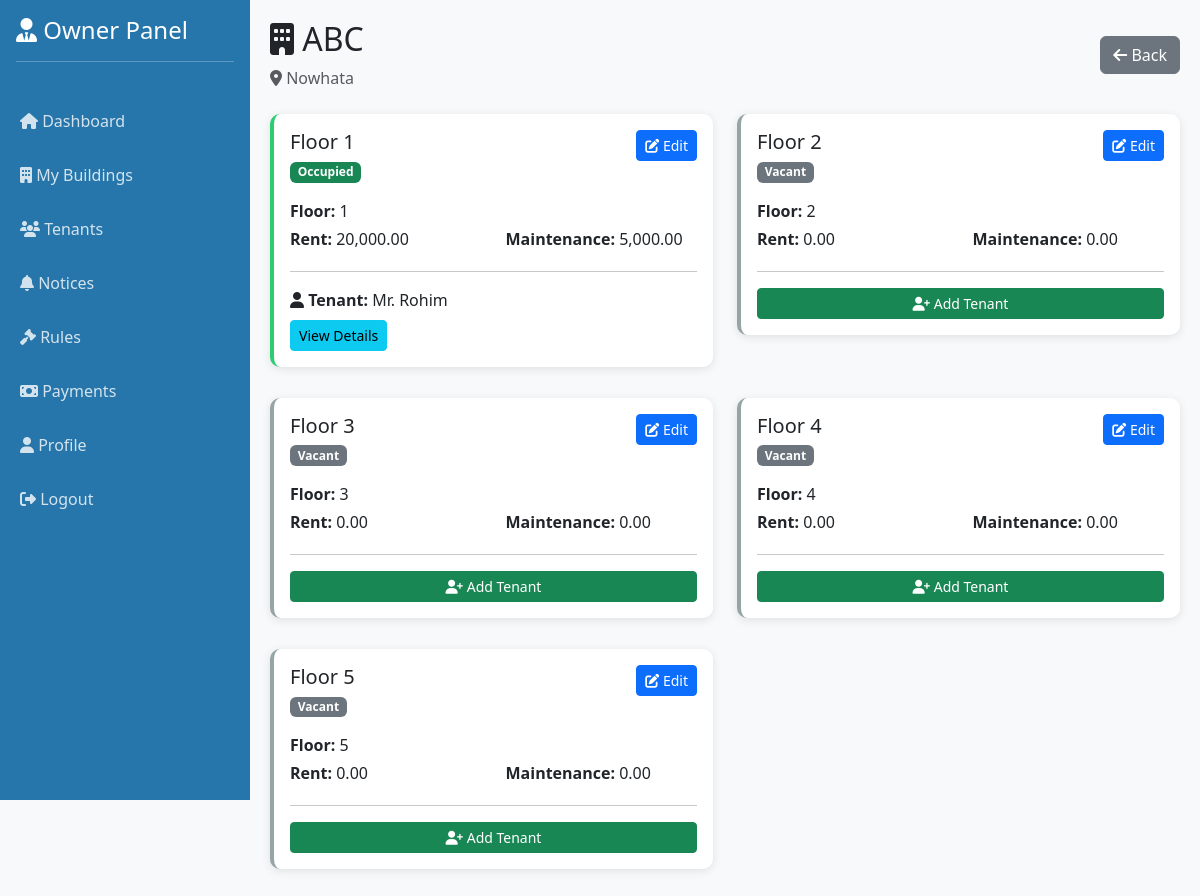
Page /owner/building_details.php?id=1 (signed in) on the committed database.
### tables this page shows
CREATE TABLE `buildings` (
  `id` int(11) NOT NULL,
  `owner_id` int(11) NOT NULL,
  `building_name` varchar(100) NOT NULL,
  `address` text NOT NULL,
  `total_floors` int(11) NOT NULL,
  `description` text,
  `created_at` timestamp NOT NULL DEFAULT CURRENT_TIMESTAMP
);

CREATE TABLE `tenants` (
  `id` int(11) NOT NULL,
  `floor_id` int(11) NOT NULL,
  `username` varchar(50) NOT NULL,
  `password` varchar(255) NOT NULL,
  `full_name` varchar(100) NOT NULL,
  `email` varchar(100) NOT NULL,
  `phone` varchar(20) DEFAULT NULL,
  `nid_number` varchar(20) DEFAULT NULL,
  `move_in_date` date DEFAULT NULL,
  `status` enum('active','inactive') DEFAULT 'active',
  `created_at` timestamp NOT NULL DEFAULT CURRENT_TIMESTAMP
);

CREATE TABLE `floors` (
  `id` int(11) NOT NULL,
  `building_id` int(11) NOT NULL,
  `floor_number` int(11) NOT NULL,
  `floor_name` varchar(50) DEFAULT NULL,
  `rent_amount` decimal(10,2) NOT NULL,
  `maintenance_fee` decimal(10,2) DEFAULT '0.00',
  `status` enum('occupied','vacant') DEFAULT 'vacant',
  `created_at` timestamp NOT NULL DEFAULT CURRENT_TIMESTAMP
);

### owner/building_details.php (the view, shortened to what this page needs)
<?php
require_once '../config.php';
$owner_id = $_SESSION['owner_id'];
$building_id = isset($_GET['id']) ? intval($_GET['id']) : 0;
$building_query = $conn->query("SELECT * FROM buildings WHERE id = $building_id AND owner_id = $owner_id");
$building = $building_query->fetch_assoc();
$floors = $conn->query("SELECT f.*, t.id as tenant_id, t.full_name as tenant_name, t.status as tenant_status FROM floors f LEFT JOIN tenants t ON f.id = t.floor_id WHERE f.building_id = $building_id ORDER BY f.floor_number");
?>
<!DOCTYPE html>
<html lang="en">
<head>
    <link href="https://cdn.jsdelivr.net/npm/bootstrap@5.3.0/dist/css/bootstrap.min.css" rel="stylesheet">
    <link rel="stylesheet" href="https://cdnjs.cloudflare.com/ajax/libs/font-awesome/6.4.0/css/all.min.css">
</head>
<body>
    <div class="sidebar">
        <div class="p-3">
            <h4><i class="fas fa-user-tie"></i> Owner Panel</h4>
            <hr>
        </div>
        <nav class="nav flex-column">
            <a class="nav-link" href="dashboard.php"><i class="fas fa-home"></i> Dashboard</a>
            <a class="nav-link active" href="buildings.php"><i class="fas fa-building"></i> My Buildings</a>
            <a class="nav-link" href="tenants.php"><i class="fas fa-users"></i> Tenants</a>
            <a class="nav-link" href="notices.php"><i class="fas fa-bell"></i> Notices</a>
            <a class="nav-link" href="rules.php"><i class="fas fa-gavel"></i> Rules</a>
            <a class="nav-link" href="payments.php"><i class="fas fa-money-bill"></i> Payments</a>
            <a class="nav-link" href="profile.php"><i class="fas fa-user"></i> Profile</a>
            <a class="nav-link" href="logout.php"><i class="fas fa-sign-out-alt"></i> Logout</a>
        </nav>
    </div>
    <div class="main-content">
        <div class="d-flex justify-content-between align-items-center mb-4">
            <div>
                <h2><i class="fas fa-building"></i> <?php echo htmlspecialchars($building['building_name']); ?></h2>
                <p class="text-muted mb-0"><i class="fas fa-map-marker-alt"></i> <?php echo htmlspecialchars($building['address']); ?></p>
            </div>
            <a href="buildings.php" class="btn btn-secondary"><i class="fas fa-arrow-left"></i> Back</a>
        </div>
        <div class="row">
            <?php while ($floor = $floors->fetch_assoc()): ?>
            <div class="col-md-6 mb-3">
                <div class="card floor-card <?php echo $floor['status'] == 'occupied' ? 'floor-occupied' : 'floor-vacant'; ?>">
                    <div class="card-body">
                        <div class="d-flex justify-content-between align-items-start mb-3">
                            <div>
                                <h5 class="mb-1"><?php echo htmlspecialchars($floor['floor_name']); ?></h5>
                                <span class="badge bg-<?php echo $floor['status'] == 'occupied' ? 'success' : 'secondary'; ?>">
                                    <?php echo ucfirst($floor['status']); ?>
                                </span>
                            </div>
                            <button class="btn btn-sm btn-primary" data-bs-toggle="modal" data-bs-target="#editFloor<?php echo $floor['id']; ?>">
                                <i class="fas fa-edit"></i> Edit
                            </button>
                        </div>
                        <div class="row">
                            <div class="col-6">
                                <p class="mb-1"><strong>Floor:</strong> <?php echo $floor['floor_number']; ?></p>
                                <p class="mb-1"><strong>Rent:</strong> <?php echo number_format($floor['rent_amount'], 2); ?></p>
                            </div>
                            <div class="col-6">
                                <p class="mb-1"><strong>&nbsp;</strong></p>
                                <p class="mb-1"><strong>Maintenance:</strong> <?php echo number_format($floor['maintenance_fee'], 2); ?></p>
                            </div>
                        </div>
                        <?php if ($floor['tenant_id']): ?>
                            <hr>
                            <p class="mb-0"><i class="fas fa-user"></i> <strong>Tenant:</strong> <?php echo htmlspecialchars($floor['tenant_name']); ?></p>
                            <a href="tenants.php" class="btn btn-sm btn-info mt-2">View Details</a>
                        <?php else: ?>
                            <hr>
                            <button class="btn btn-success btn-sm w-100" data-bs-toggle="modal" data-bs-target="#addTenant<?php echo $floor['id']; ?>">
                                <i class="fas fa-user-plus"></i> Add Tenant
                            </button>
                        <?php endif; ?>
                    </div>
                </div>
            </div>
            <?php endwhile; ?>
        </div>
    </div>
</body>
</html>

### owner/building_details.php (style rules this page uses)
body { background: #f8f9fa; }
.sidebar { min-height: 100vh; background: #2776ab; color: white; position: fixed; width: 250px; }
.sidebar .nav-link { color: rgba(255,255,255,0.8); padding: 15px 20px; }
.main-content { margin-left: 250px; padding: 20px; }
.card { border: none; border-radius: 10px; box-shadow: 0 2px 10px rgba(0,0,0,0.1); }
.floor-card { margin-bottom: 15px; border-left: 4px solid #3498db; }
.floor-vacant { border-left-color: #95a5a6; }
.floor-occupied { border-left-color: #2ecc71; }

### rows in the picture
buildings: building_name "ABC", address "Nowhata"
tenants: floor.floor_name "Floor 1", floor.status "Occupied", floor.floor_number "1", floor.rent_amount "20,000.00", floor.maintenance_fee "5,000.00", full_name "Mr. Rohim"
floors: floor_name "Floor 2", status "Vacant", floor_number "2", rent_amount "0.00", maintenance_fee "0.00"
floors: floor_name "Floor 3", status "Vacant", floor_number "3", rent_amount "0.00", maintenance_fee "0.00"
floors: floor_name "Floor 4", status "Vacant", floor_number "4", rent_amount "0.00", maintenance_fee "0.00"
floors: floor_name "Floor 5", status "Vacant", floor_number "5", rent_amount "0.00", maintenance_fee "0.00"
